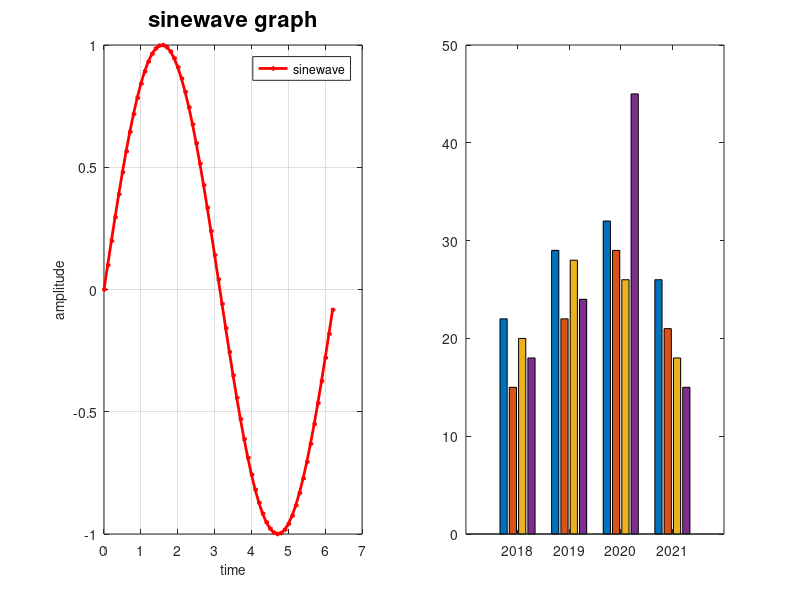
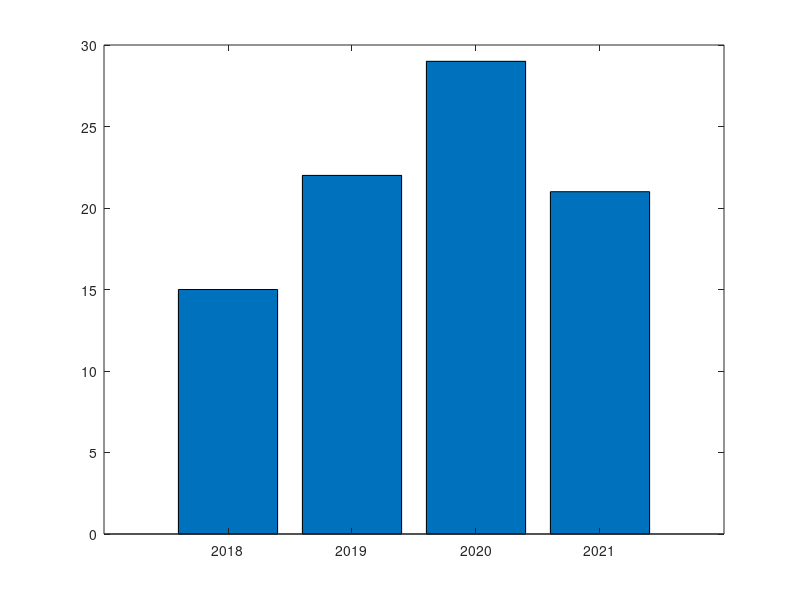
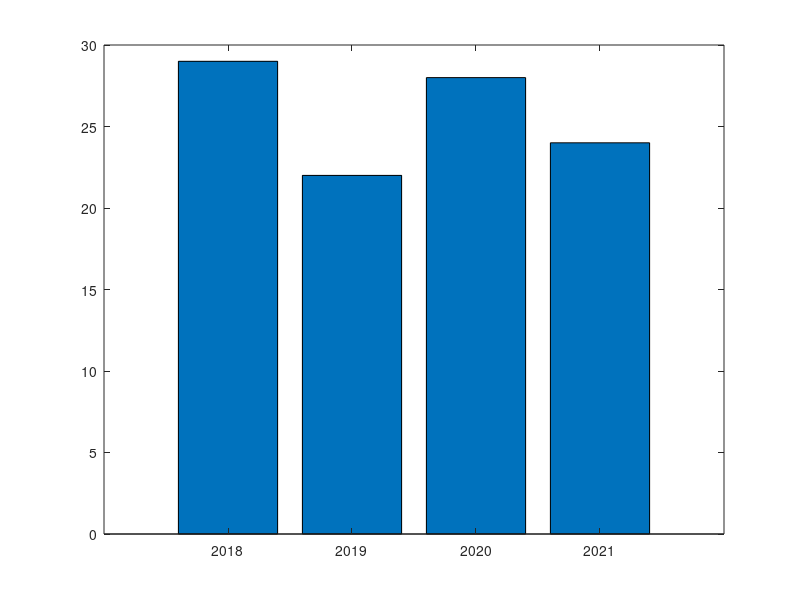

Here is the MATLAB script that generated these plots, in order: (Note: this script raises an error after producing the figures.)
%%
t = 0:0.01:1;
f = 2;
a = 5;
x = a*sin(2*pi*f*t);
plot(t,x);

%%
t = 0:0.01:1;
f = 2;
a = 5;
x = a*sin(2*pi*f*t);
plot(t,x,'r<-','MarkerSize',2,'LineWidth',2);
grid on
xlabel('time','FontSize',10)
ylabel('amplitude','FontSize',10)
title('sinewave graph','FontSize',16)
legend('sinewave')
text(0.05,0.5,'theta is 90');

%%

t = 0:0.1:2*pi;
x = sin(t);
y = cos(t);
plot(t,x,'r<-','MarkerSize',2,'LineWidth',2);
hold on
plot(t,y,'b<-','MarkerSize',2,'LineWidth',2);
hold off
grid on
xlabel('time','FontSize',10)
ylabel('amplitude','FontSize',10)
title('sine & cos wave graph','FontSize',16)
legend('sinewave','coswave','Location','Best');

%%

t = 0:0.1:2*pi;
x = sin(t);
y = cos(t);
subplot(1,2,1);
plot(t,x,'r<-','MarkerSize',2,'LineWidth',2);
grid on
xlabel('time','FontSize',10)
ylabel('amplitude','FontSize',10)
title('sinewave graph','FontSize',16)
legend('sinewave','Location','Best');

subplot(1,2,2);
plot(t,y,'b<-','MarkerSize',2,'LineWidth',2);
grid on
xlabel('time','FontSize',10)
ylabel('amplitude','FontSize',10)
title('coswave graph','FontSize',16)
legend('coswave','Location','Best');

%%

r=input('Radius = ');
disp(r);
z=input('Enter a String: ','s');
disp(z);

%%

a=[12,14,17,21,15];
bar(a,0.6,'blue','EdgeColor','k','LineWidth',2);
xlabel('Bar Graph','FontSize',16)
ylabel('Number','FontSize',10)
title('Amplitude','FontSize',10)
axis([0,length(a)+1,10,22]);

%%

y =[22 18;29 24;32 45;26 15];
bar(y);
xlabel('Bar Graph','FontSize',16)
ylabel('Number','FontSize',10)
title('Amplitude','FontSize',10)
axis([0,length(y)+1,10,50]);

%%
x = 2018:1:2021;  % x positions (years)
y = [22 15 20 18; 29 22 28 24; 32 29 26 45; 26 21 18 15];  % data matrix
z = bar(x, y);
bar(x, y);
figure
bar(x,y(:,2));
figure
bar(x,y(2,:));

%%

x=0:0.01:2*pi;
y1=sin(x);
y2=cos(x);

yyaxis left
plot(x,y1,'LineWidth',2);
xlabel('time');
ylabel('amplitude y1');

yyaxis right
plot(x,y1,'LineWidth',2);
ylabel('amplitude y2');
title('Sin and Cos FN');

%%
magnitude = [1,2,3,4,5,6,7,8,9];
energy = [6.3e5,2e7,6.3e8,2e10,6.3e11,2e13,6.3e14,2e16,6.3e17];
semilogy(magnitude,energy,'o-','LineWidth',2);
grid on;
title('Logarithm Scale');
xlabel('Magnitude');
ylabel('Energy(Joules)');

figure
semilogx(magnitude,energy,'o-','LineWidth',2);
grid on;
title('Logarithm Scale');
xlabel('Magnitude');
ylabel('Energy(Joules)');


figure
loglog(magnitude,energy,'o-','LineWidth',2);
grid on;
title('Logarithm Scale');
xlabel('Magnitude');
ylabel('Energy(Joules)');
%%

num = [1 2 3];
den = [1 2 1];
sys = tf(num,den);
bode(sys);
grid on
title('Bode Plot');
margin(sys);
%%

num=[1];
num1=[1 2];
den=[1 2 1];
den1=[1 2 3];
sys=tf(num,den);
sys1=tf(num1,den1);
nyquist(sys,sys1);
nyquist(sys,'r',sys1,'b--');
grid on;

%%
num = [1];
den = [1 2 1];
sys = tf(num,den);
nichols(sys);

%%

t=0:0.001:1;
vm=input('Max Magnitude = ');
f=input('Frequency(hz) = ');
vr=vm*sin(2*pi*f*t);
vy=vm*sin((2*pi*f*t)-(2*pi/3));
vb=vm*sin((2*pi*f*t)+(2*pi/3));
hold on;
plot(t,vr,'r','LineWidth',2);
hold on;
plot(t,vy,'y','LineWidth',2);
hold on;
plot(t,vb,'b','LineWidth',2);
legend('R','Y','B');
xlabel('Time');
ylabel('Voltage')
title('3-ph Voltage','FontSize',14);

%%


x=-pi:0.1:pi;
y=sin(x);
z=x.*sin(x);
plot3(x,y,z,'LineWidth',3);
xlabel('x');
ylabel('y');
zlabel('z');
title('Simple 3D plot');
view([-8,32]);

figure
scatter3(x,y,z,'LineWidth',3);
xlabel('x');
ylabel('y');
zlabel('z');
title('Simple 3D plot');
view([-8,32]);

figure
plot3(x,y,z,'ob','LineWidth',3);
xlabel('x');
ylabel('y');
zlabel('z');
title('Simple 3D plot');
view([-8,32]);

%%

axis square
grid on
hold on
h2 = plot3(x(1),y(1),z(1));
view([12,20])
for k= 2:length(x)
    set(h2,'xdata',x(1:k),'ydata',y(1:k),'zdata',z(1:k));
    pause(0.1)
end
hold off;

%%

x= -pi:0.1:pi;
y= sin(x);
[X,Y]=meshgrid(x,y);
z= X.*sin(y);
surf(x,y,z);
grid on;

%%

x=1:0.1:10;
y=2:0.2:5;
[X,Y]=meshgrid(x,y);
z=sin(X).*cos(Y);
mesh(x,y,z);
xlabel('x');
ylabel('y');
zlabel('z');
title('Simple 3D Plot');

figure
z=sin(X).*cos(Y);
surf(x,y,z);
shading interp
colorbar;
colormap(summer(8));
xlabel('x');
ylabel('y');
zlabel('z');
title('Simple 3D Plot');

%try with these
%waterfall(x,y,z);
%contour(x,y,z,13);
%contour(x,y,z);

%%

% Independent variables
t = -pi:0.01:pi;
x = sin(t);
y = cos(t);

% Create a grid
[X, Y] = meshgrid(t, t);

% Base surface data
Z = cos(X) .* sin(Y);

% Initialize the plot
figure;
h = surf(X, Y, Z);      % Create the surface
shading interp;         % Smooth the shading
axis([-1 1 -1 1 -1 1]); % Set axis limits
xlabel('x'); ylabel('y'); zlabel('z');

% Animation loop
for k = 0.1:0.1:20
    % Update Z values with animation effect
    Z1 = sin(k * Z);
    set(h, 'ZData', Z1);  % Update the surface data
    title(sprintf('k = %.1f', k)); % Update the title
    pause(0.01);          % Pause for animation effect
end

%%

x = 1:0.1:20;
y = 1:0.1:20; % Ensure the same length for x and y
[X, Y] = meshgrid(x, y); % Generate 2D grids for x and y
Z = sin(X); % Z must be a 2D matrix based on X or Y
surf(X, Y, Z); % Create the surface plot
shading interp; % Optional: Smooth shading
xlabel('x'); ylabel('y'); zlabel('z'); % Add labels


%%

surf(peaks);
membrane
colorbar
colormap(hot(7));

figure
m=[0.1,0.2,0.3];
surf(peaks);
colorbar
colormap(m);

%%

t = 0:0.1:2*pi;
a=sin(t);
plot(t,a,'r<-','MarkerSize',2,'LineWidth',2);
grid on;
xlabel('Time','FontSize',10);
ylabel('Time','FontSize',10);
zlabel('Time','FontSize',16);
legend('sinewave');
text(1,0.5,'Theta is 90');
